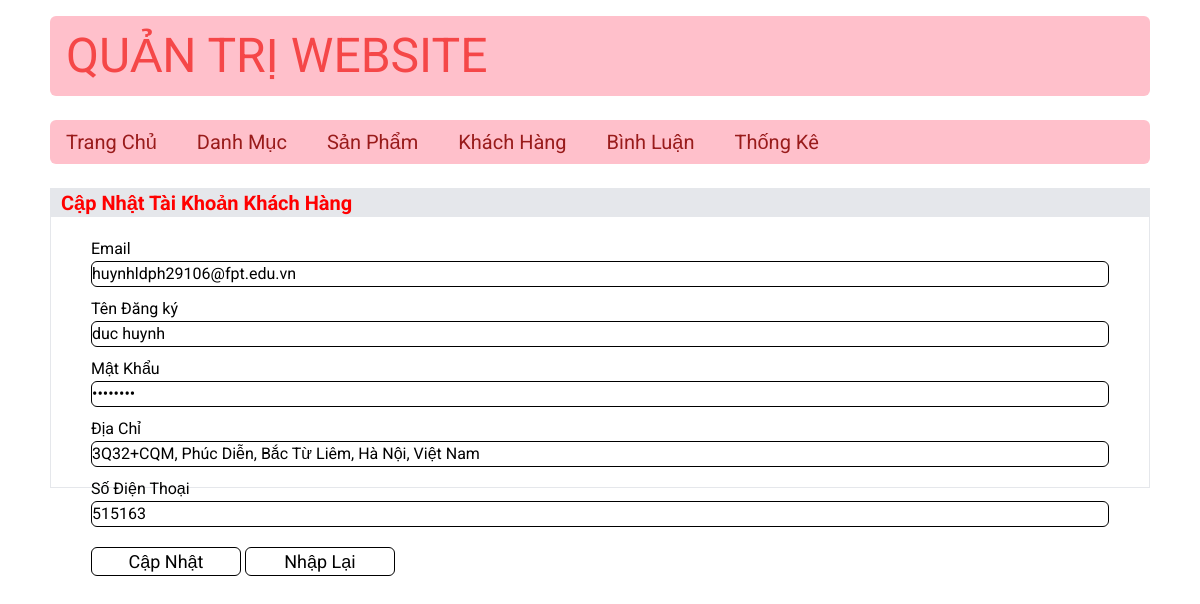
/admin/index_admin.php?act=suatk&id=1, run on the app's committed database.
### tables this page shows
CREATE TABLE `taikhoan` (
  `id` int(11) NOT NULL,
  `user` varchar(255) NOT NULL,
  `password` varchar(255) NOT NULL,
  `email` varchar(255) NOT NULL,
  `address` varchar(255) DEFAULT NULL,
  `tel` varchar(255) DEFAULT NULL,
  `role` tinyint(4) NOT NULL DEFAULT 0
);

### model/pdo.php (called while the page is built, shortened)
<?php
function pdo_get_connection()
{
    $dburl = "mysql:host=localhost;dbname=duanmau2023";
    $username = "root";
    $password = "";
    $conn = new PDO($dburl, $username, $password);
    $conn->setAttribute(PDO::ATTR_ERRMODE, PDO::ERRMODE_EXCEPTION);
    return $conn;
}
function pdo_query_one($sql){
    $sql_args = array_slice(func_get_args(), 1);
    try{
        $conn = pdo_get_connection();
        $stmt = $conn->prepare($sql);
        $stmt->execute($sql_args);
        $rows = $stmt->fetch(PDO::FETCH_ASSOC);
        return $rows;
    }
    catch(PDOException $e){
        throw $e;
    }
    finally{
        unset($conn);
    }
}
?>

### model/taikhoan.php (called while the page is built, shortened)
<?php
function loadone_taikhoan($id)
{
    $sql = "select * from taikhoan WHERE id=" . $id;
    $sp = pdo_query_one($sql);
    return $sp;
}
?>

### admin/taikhoan/update.php (the view, shortened to what this page needs)
<?php
if (is_array($taikhoan)) {
    extract($taikhoan);
}
?>
<div class=" border border-[#15146] w-full  mx-auto h-[300px]">
    <p class="text-xl text-[red] font-bold bg-gray-200 pl-[10px] ">Cập Nhật Tài Khoản Khách Hàng</p>
    <form action="index_admin.php?act=update" method="post" enctype="multipart/form-data" class="ml-[40px] mr-[40px]">
        <div class="mt-[20px]">
            Email <br>
            <input type="email" name="email" value="<?= $email ?>" class="border border-[#000000] rounded-md w-full ">
        </div>
        <div class="mt-[10px]">
            Tên Đăng ký <br>
            <input type="text" name="user" value="<?= $user ?>" class="border border-[#000000] rounded-md w-full">
        </div>
        <div class="mt-[10px]">
            Mật Khẩu <br>
            <input type="password" name="password" value="<?= $password ?>"
                class="border border-[#000000] rounded-md w-full">
        </div>
        <div class="mt-[10px]">
            Địa Chỉ <br>
            <input type="text" name="address" value="<?= $address ?>" class="border border-[#000000] rounded-md w-full">
        </div>
        <div class="mt-[10px]">
            Số Điện Thoại <br>
            <input type="text" name="tel" value="<?= $tel ?>" class="border border-[#000000] rounded-md w-full">
        </div>
        <div class="mt-[20px] ">
            <input type="submit" value="Cập Nhật" name="capnhat"
                class="mx-auto font-awesome text-[18px] border border-[#000000] w-[150px] hover:bg-[#FFC0CB] rounded-md">
            <input type="reset" value="Nhập Lại" name="nhaplai"
                class="mx-auto font-awesome text-[18px] border border-[#000000] w-[150px] hover:bg-[#FFC0CB] rounded-md">
        </div>
    </form>
</div>

### admin/header_admin.php (style rules this page uses)
body { font-family: 'Roboto', sans-serif; }

### data on the page
taikhoan: email "huynhldph29106@fpt.edu.vn", user "duc huynh", address "3Q32+CQM, Phúc Diễn, Bắc Từ Liêm, Hà Nội, Việt Nam", tel "515163"
